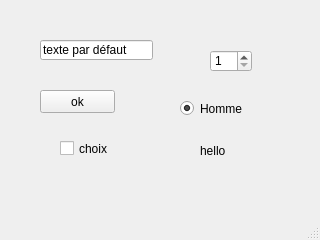
<?xml version="1.0" encoding="UTF-8"?>
<ui version="4.0">
 <class>MainWindow</class>
 <widget class="QMainWindow" name="MainWindow">
  <property name="geometry">
   <rect>
    <x>0</x>
    <y>0</y>
    <width>320</width>
    <height>240</height>
   </rect>
  </property>
  <property name="windowTitle">
   <string>Ex01-bouton.ui</string>
  </property>
  <widget class="QWidget" name="centralwidget">
   <widget class="QPushButton" name="PushButton">
    <property name="geometry">
     <rect>
      <x>40</x>
      <y>90</y>
      <width>75</width>
      <height>23</height>
     </rect>
    </property>
    <property name="text">
     <string>ok</string>
    </property>
   </widget>
   <widget class="QLabel" name="label">
    <property name="geometry">
     <rect>
      <x>200</x>
      <y>140</y>
      <width>81</width>
      <height>21</height>
     </rect>
    </property>
    <property name="text">
     <string>hello</string>
    </property>
   </widget>
   <widget class="QLineEdit" name="lineEdit">
    <property name="geometry">
     <rect>
      <x>40</x>
      <y>40</y>
      <width>113</width>
      <height>20</height>
     </rect>
    </property>
    <property name="text">
     <string>texte par défaut</string>
    </property>
   </widget>
   <widget class="QSpinBox" name="spinBox">
    <property name="geometry">
     <rect>
      <x>210</x>
      <y>50</y>
      <width>42</width>
      <height>22</height>
     </rect>
    </property>
    <property name="minimum">
     <number>1</number>
    </property>
    <property name="maximum">
     <number>10</number>
    </property>
    <property name="singleStep">
     <number>3</number>
    </property>
   </widget>
   <widget class="QCheckBox" name="checkBox">
    <property name="geometry">
     <rect>
      <x>60</x>
      <y>140</y>
      <width>70</width>
      <height>17</height>
     </rect>
    </property>
    <property name="text">
     <string>choix</string>
    </property>
   </widget>
   <widget class="QRadioButton" name="radioButtonH">
    <property name="geometry">
     <rect>
      <x>180</x>
      <y>100</y>
      <width>82</width>
      <height>17</height>
     </rect>
    </property>
    <property name="text">
     <string>Homme</string>
    </property>
    <property name="checked">
     <bool>true</bool>
    </property>
   </widget>
  </widget>
  <widget class="QMenuBar" name="menubar">
   <property name="geometry">
    <rect>
     <x>0</x>
     <y>0</y>
     <width>320</width>
     <height>21</height>
    </rect>
   </property>
  </widget>
  <widget class="QStatusBar" name="statusbar"/>
 </widget>
 <resources/>
 <connections/>
</ui>
